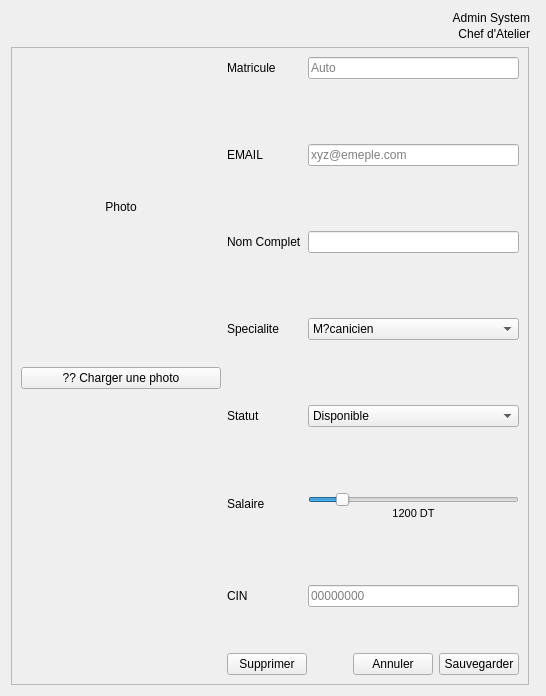
         <widget class="QWidget" name="modification">
          <layout class="QGridLayout" name="gridLayout_Modif">
           <item row="0" column="0" colspan="2">
            <layout class="QHBoxLayout" name="headerLayout_Modif">
             <item>
              <spacer name="horizontalSpacer_HeaderModif">
               <property name="orientation">
                <enum>Qt::Orientation::Horizontal</enum>
               </property>
               <property name="sizeType">
                <enum>QSizePolicy::Policy::Expanding</enum>
               </property>
               <property name="sizeHint" stdset="0">
                <size>
                 <width>40</width>
                 <height>20</height>
                </size>
               </property>
              </spacer>
             </item>
             <item>
              <widget class="QFrame" name="frameUser_Modif">
               <property name="frameShape">
                <enum>QFrame::Shape::NoFrame</enum>
               </property>
               <layout class="QVBoxLayout" name="verticalLayout_User_Modif">
                <property name="spacing">
                 <number>2</number>
                </property>
                <property name="leftMargin">
                 <number>0</number>
                </property>
                <property name="topMargin">
                 <number>0</number>
                </property>
                <property name="rightMargin">
                 <number>5</number>
                </property>
                <property name="bottomMargin">
                 <number>0</number>
                </property>
                <item>
                 <widget class="QLabel" name="lblUserName_Modif">
                  <property name="text">
                   <string>Admin System</string>
                  </property>
                  <property name="alignment">
                   <set>Qt::AlignmentFlag::AlignRight|Qt::AlignmentFlag::AlignTrailing|Qt::AlignmentFlag::AlignVCenter</set>
                  </property>
                 </widget>
                </item>
                <item>
                 <widget class="QLabel" name="lblUserRole_Modif">
                  <property name="text">
                   <string>Chef d'Atelier</string>
                  </property>
                  <property name="alignment">
                   <set>Qt::AlignmentFlag::AlignRight|Qt::AlignmentFlag::AlignTrailing|Qt::AlignmentFlag::AlignVCenter</set>
                  </property>
                 </widget>
                </item>
               </layout>
              </widget>
             </item>
            </layout>
           </item>
           <item row="1" column="0">
            <widget class="QFrame" name="cardFrame">
             <property name="frameShape">
              <enum>QFrame::Shape::StyledPanel</enum>
             </property>
             <property name="frameShadow">
              <enum>QFrame::Shadow::Raised</enum>
             </property>
             <layout class="QHBoxLayout" name="horizontalLayout_ModifFrame">
              <item>
               <layout class="QVBoxLayout" name="verticalLayout_Photo_Modif">
                <property name="spacing">
                 <number>10</number>
                </property>
                <item>
                 <widget class="QLabel" name="imageLabel">
                  <property name="minimumSize">
                   <size>
                    <width>200</width>
                    <height>300</height>
                   </size>
                  </property>
                  <property name="text">
                   <string>Photo</string>
                  </property>
                  <property name="alignment">
                   <set>Qt::AlignmentFlag::AlignCenter</set>
                  </property>
                 </widget>
                </item>
                <item>
                 <widget class="QPushButton" name="btnUploadPhoto">
                  <property name="cursor">
                   <cursorShape>PointingHandCursor</cursorShape>
                  </property>
                  <property name="text">
                   <string>?? Charger une photo</string>
                  </property>
                 </widget>
                </item>
                <item>
                 <spacer name="verticalSpacer_Photo">
                  <property name="orientation">
                   <enum>Qt::Orientation::Vertical</enum>
                  </property>
                  <property name="sizeType">
                   <enum>QSizePolicy::Policy::Expanding</enum>
                  </property>
                  <property name="sizeHint" stdset="0">
                   <size>
                    <width>20</width>
                    <height>40</height>
                   </size>
                  </property>
                 </spacer>
                </item>
               </layout>
              </item>
              <item>
               <layout class="QVBoxLayout" name="verticalLayout_FormRight">
                <item>
                 <layout class="QFormLayout" name="formLayout_Modif">
                  <property name="verticalSpacing">
                   <number>65</number>
                  </property>
                  <item row="0" column="0">
                   <widget class="QLabel" name="lblMatricule">
                    <property name="text">
                     <string>Matricule</string>
                    </property>
                   </widget>
                  </item>
                  <item row="0" column="1">
                   <widget class="QLineEdit" name="txtMatricule">
                    <property name="readOnly">
                     <bool>true</bool>
                    </property>
                    <property name="placeholderText">
                     <string>Auto</string>
                    </property>
                   </widget>
                  </item>
                  <item row="2" column="0">
                   <widget class="QLabel" name="lblNom">
                    <property name="text">
                     <string>Nom Complet</string>
                    </property>
                   </widget>
                  </item>
                  <item row="2" column="1">
                   <widget class="QLineEdit" name="txtNom"/>
                  </item>
                  <item row="3" column="0">
                   <widget class="QLabel" name="lblSpecialite">
                    <property name="text">
                     <string>Specialite</string>
                    </property>
                   </widget>
                  </item>
                  <item row="3" column="1">
                   <widget class="QComboBox" name="cbSpecialite">
                    <item>
                     <property name="text">
                      <string>M?canicien</string>
                     </property>
                    </item>
                    <item>
                     <property name="text">
                      <string>Chauffeur</string>
                     </property>
                    </item>
                    <item>
                     <property name="text">
                      <string>?lectronicien</string>
                     </property>
                    </item>
                   </widget>
                  </item>
                  <item row="4" column="0">
                   <widget class="QLabel" name="lblStatut">
                    <property name="text">
                     <string>Statut</string>
                    </property>
                   </widget>
                  </item>
                  <item row="4" column="1">
                   <widget class="QComboBox" name="cbStatut">
                    <item>
                     <property name="text">
                      <string>Disponible</string>
                     </property>
                    </item>
                    <item>
                     <property name="text">
                      <string>En intervention</string>
                     </property>
                    </item>
                    <item>
                     <property name="text">
                      <string>Conge</string>
                     </property>
                    </item>
                   </widget>
                  </item>
                  <item row="5" column="0">
                   <widget class="QLabel" name="lblSalaire_Modif">
                    <property name="text">
                     <string>Salaire</string>
                    </property>
                   </widget>
                  </item>
                  <item row="5" column="1">
                   <layout class="QVBoxLayout" name="verticalLayout_Salaire_Modif">
                    <item>
                     <widget class="QSlider" name="sliderSalaire_Modif">
                      <property name="minimum">
                       <number>600</number>
                      </property>
                      <property name="maximum">
                       <number>5000</number>
                      </property>
                      <property name="value">
                       <number>1200</number>
                      </property>
                      <property name="orientation">
                       <enum>Qt::Orientation::Horizontal</enum>
                      </property>
                     </widget>
                    </item>
                    <item>
                     <widget class="QLabel" name="lblValSalaire_Modif">
                      <property name="font">
                       <font>
                        <family>Segoe UI</family>
                        <pointsize>8</pointsize>
                        <fontweight>DemiBold</fontweight>
                       </font>
                      </property>
                      <property name="text">
                       <string>1200 DT</string>
                      </property>
                      <property name="alignment">
                       <set>Qt::AlignmentFlag::AlignCenter</set>
                      </property>
                     </widget>
                    </item>
                   </layout>
                  </item>
                  <item row="1" column="0">
                   <widget class="QLabel" name="label">
                    <property name="text">
                     <string>EMAIL</string>
                    </property>
                   </widget>
                  </item>
                  <item row="6" column="0">
                   <widget class="QLabel" name="lblCIN_Modif">
                    <property name="text">
                     <string>CIN</string>
                    </property>
                   </widget>
                  </item>
                  <item row="6" column="1">
                   <widget class="QLineEdit" name="txtCIN_Modif">
                    <property name="placeholderText">
                     <string>00000000</string>
                    </property>
                   </widget>
                  </item>
                  <item row="1" column="1">
                   <widget class="QLineEdit" name="txtEmailModif">
                    <property name="placeholderText">
                     <string>xyz@emeple.com</string>
                    </property>
                   </widget>
                  </item>
                 </layout>
                </item>
                <item>
                 <spacer name="verticalSpacer_Form">
                  <property name="orientation">
                   <enum>Qt::Orientation::Vertical</enum>
                  </property>
                  <property name="sizeType">
                   <enum>QSizePolicy::Policy::Expanding</enum>
                  </property>
                  <property name="sizeHint" stdset="0">
                   <size>
                    <width>20</width>
                    <height>40</height>
                   </size>
                  </property>
                 </spacer>
                </item>
                <item>
                 <layout class="QHBoxLayout" name="horizontalLayout_Buttons">
                  <item>
                   <widget class="QPushButton" name="btnDelete">
                    <property name="cursor">
                     <cursorShape>PointingHandCursor</cursorShape>
                    </property>
                    <property name="text">
                     <string>Supprimer</string>
                    </property>
                   </widget>
                  </item>
                  <item>
                   <spacer name="horizontalSpacer_Buttons">
                    <property name="orientation">
                     <enum>Qt::Orientation::Horizontal</enum>
                    </property>
                    <property name="sizeType">
                     <enum>QSizePolicy::Policy::Expanding</enum>
                    </property>
                    <property name="sizeHint" stdset="0">
                     <size>
                      <width>40</width>
                      <height>20</height>
                     </size>
                    </property>
                   </spacer>
                  </item>
                  <item>
                   <widget class="QPushButton" name="btnAnnuler">
                    <property name="text">
                     <string>Annuler</string>
                    </property>
                   </widget>
                  </item>
                  <item>
                   <widget class="QPushButton" name="btnSave">
                    <property name="text">
                     <string>Sauvegarder</string>
                    </property>
                   </widget>
                  </item>
                 </layout>
                </item>
               </layout>
              </item>
             </layout>
            </widget>
           </item>
          </layout>
         </widget>
